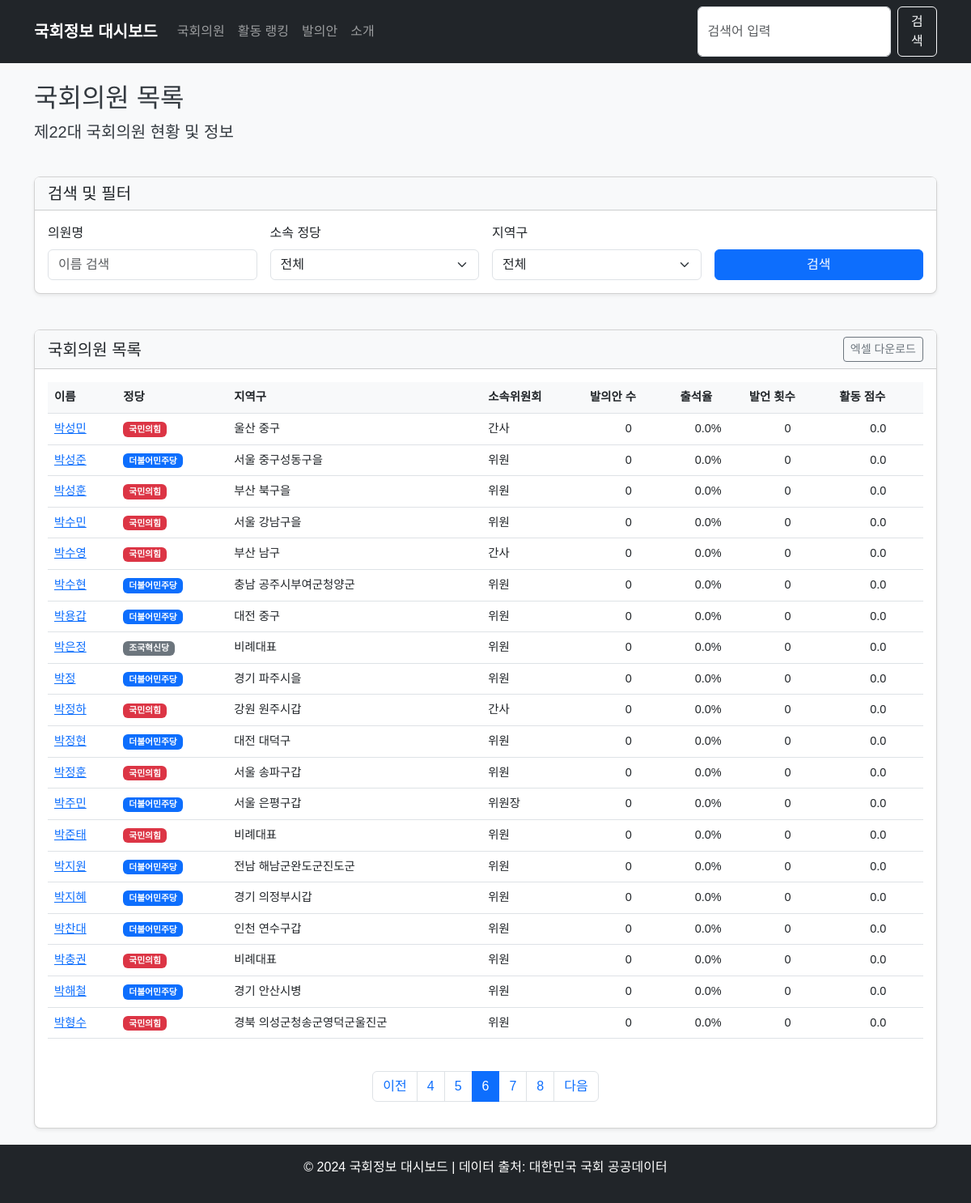
/members?name=&party=&district=&page=6, run on an earlier commit of the app's database.
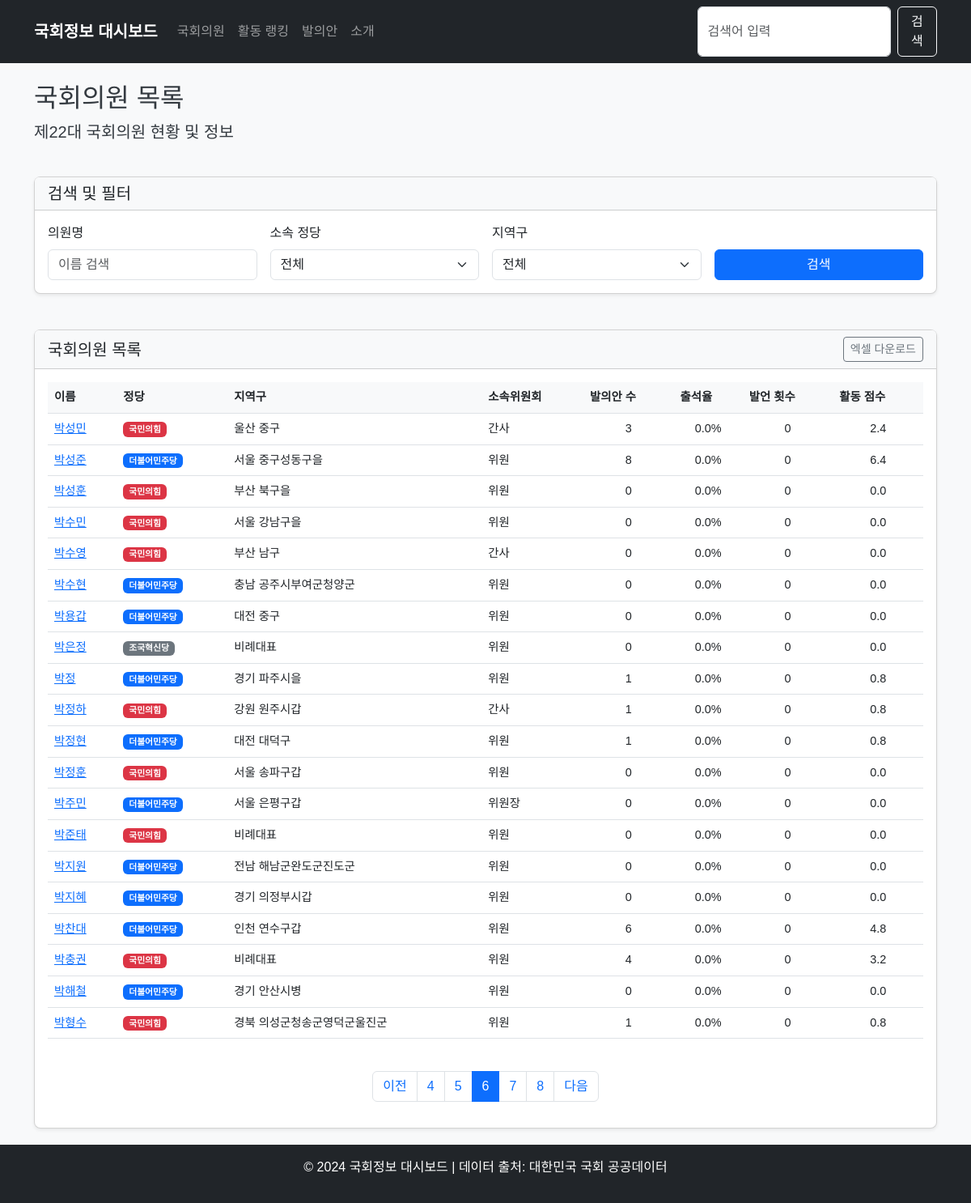
And on a later commit of the database.
### app/models/member.py (models this page shows)
class Member(Base):
    __tablename__ = "members"
    id = Column(Integer, primary_key=True, index=True)
    name = Column(String, index=True)
    hanja_name = Column(String, nullable=True)  # 한자명
    eng_name = Column(String, nullable=True)    # 영문명
    birth_date = Column(Date, nullable=True)    # 생년월일
    birth_gbn = Column(String, nullable=True)   # 음/양력 구분
    position = Column(String, nullable=True)    # 직책명
    party = Column(String, index=True)          # 정당명
    district = Column(String, index=True)       # 선거구
    committee = Column(String, nullable=True)   # 대표 위원회
    committees = Column(Text, nullable=True)    # 소속 위원회 목록 (쉼표로 구분)
    reele_gbn = Column(String, nullable=True)   # 재선 구분
    units = Column(String, nullable=True)       # 당선 수
    tel_no = Column(String, nullable=True)      # 전화번호
    email = Column(String, nullable=True)       # 이메일
    homepage = Column(String, nullable=True)    # 홈페이지
    num_bills = Column(Integer, default=0)       # 발의안 개수
    attendance_rate = Column(Float, default=0.0) # 참석율 (%)
    speech_count = Column(Integer, default=0)    # 발언 횟수
    activity_score = Column(Float, default=0.0)  # 활동 점수 (자체 계산)
    bill_pass_rate = Column(Float, default=0.0)  # 법안 통과율 (%)
    is_active = Column(Boolean, default=True)
    last_updated = Column(Date, nullable=True)

### app/main.py (the view)
@app.get("/members", response_class=HTMLResponse)
async def members_page(
    request: Request,
    db: Session = Depends(get_db),
    name: Optional[str] = None,
    party: Optional[str] = None,
    district: Optional[str] = None,
    page: int = 1,
    limit: int = 20
):
    query = db.query(MemberModel)
    if name:
        query = query.filter(MemberModel.name.contains(name))
    if party:
        query = query.filter(MemberModel.party == party)
    if district:
        query = query.filter(MemberModel.district.contains(district))
    total = query.count()
    total_pages = (total + limit - 1) // limit
    if page < 1:
        page = 1
    elif page > total_pages and total_pages > 0:
        page = total_pages
    offset = (page - 1) * limit
    members = query.offset(offset).limit(limit).all()
    if total_pages <= 5:
        page_range = range(1, total_pages + 1)
    else:
        start_page = max(1, page - 2)
        end_page = min(total_pages, page + 2)
        page_range = range(start_page, end_page + 1)
    return templates.TemplateResponse(
        "members.html",
        {
            "request": request,
            "members": members,
            "total": total,
            "page": page,
            "limit": limit,
            "total_pages": total_pages,
            "page_range": page_range,
            "name": name or "",
            "party": party or "",
            "district": district or ""
        }
    )

### app/templates/members.html (shortened to what the changed rows need)
{% extends "base.html" %}
{% block content %}
<div class="row">
    <div class="col-12 mb-4">
        <h2>국회의원 목록</h2>
    </div>
</div>
<div class="row">
    <div class="col-12">
        <div class="card">
            <div class="card-body">
                <div class="table-responsive">
                    <table class="table table-hover">
                        <thead>
                            <tr>
                                <th scope="col">이름</th>
                                <th scope="col">정당</th>
                                <th scope="col">지역구</th>
                                <th scope="col">소속위원회</th>
                                <th scope="col">발의안 수</th>
                                <th scope="col">출석율</th>
                                <th scope="col">발언 횟수</th>
                                <th scope="col">활동 점수</th>
                            </tr>
                        </thead>
                        <tbody>
                            {% for member in members %}
                            <tr>
                                <td><a href="/members/{{ member.id }}">{{ member.name }}</a></td>
                                <td>
                                    {% if member.party == "국민의힘" %}
                                    <span class="badge bg-danger">{{ member.party }}</span>
                                    {% elif member.party == "더불어민주당" %}
                                    <span class="badge bg-primary">{{ member.party }}</span>
                                    {% elif member.party == "정의당" %}
                                    <span class="badge bg-warning text-dark">{{ member.party }}</span>
                                    {% else %}
                                    <span class="badge bg-secondary">{{ member.party }}</span>
                                    {% endif %}
                                </td>
                                <td>{{ member.district }}</td>
                                <td>{{ member.position }}</td>
                                <td class="text-center">{{ member.num_bills }}</td>
                                <td class="text-center">{{ member.attendance_rate }}%</td>
                                <td class="text-center">{{ member.speech_count }}</td>
                                <td class="text-center">{{ member.activity_score }}</td>
                            </tr>
                            {% else %}
                            <tr>
                                <td colspan="8" class="text-center">검색 결과가 없습니다.</td>
                            </tr>
                            {% endfor %}
                        </tbody>
                    </table>
                </div>
            </div>
        </div>
    </div>
</div>
{% endblock %}

What changed in the data, as far as the page shows it:
changed Member "박성민": num_bills "0" → "3"; activity_score "0.0" → "2.4"
changed Member "박성준": num_bills "0" → "8"; activity_score "0.0" → "6.4"
changed Member "박정": num_bills "0" → "1"; activity_score "0.0" → "0.8"
changed Member "박정하": num_bills "0" → "1"; activity_score "0.0" → "0.8"
changed Member "박정현": num_bills "0" → "1"; activity_score "0.0" → "0.8"
changed Member "박찬대": num_bills "0" → "6"; activity_score "0.0" → "4.8"
changed Member "박충권": num_bills "0" → "4"; activity_score "0.0" → "3.2"
changed Member "박형수": num_bills "0" → "1"; activity_score "0.0" → "0.8"
